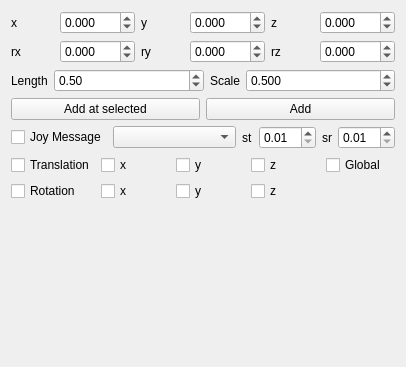
<?xml version="1.0" encoding="UTF-8"?>
<ui version="4.0">
 <class>InteractiveProbeUi</class>
 <widget class="QWidget" name="InteractiveProbeUi">
  <property name="geometry">
   <rect>
    <x>0</x>
    <y>0</y>
    <width>406</width>
    <height>367</height>
   </rect>
  </property>
  <property name="sizePolicy">
   <sizepolicy hsizetype="Minimum" vsizetype="Preferred">
    <horstretch>0</horstretch>
    <verstretch>0</verstretch>
   </sizepolicy>
  </property>
  <property name="windowTitle">
   <string>Interactive Probe</string>
  </property>
  <layout class="QVBoxLayout" name="verticalLayout">
   <item>
    <layout class="QHBoxLayout" name="horizontalLayout_2">
     <item>
      <layout class="QGridLayout" name="gridLayout">
       <item row="0" column="2">
        <widget class="QLabel" name="label_7">
         <property name="text">
          <string>y</string>
         </property>
        </widget>
       </item>
       <item row="0" column="0">
        <widget class="QLabel" name="label">
         <property name="text">
          <string>x</string>
         </property>
        </widget>
       </item>
       <item row="0" column="1">
        <widget class="QDoubleSpinBox" name="x_spin_box">
         <property name="sizePolicy">
          <sizepolicy hsizetype="Minimum" vsizetype="Fixed">
           <horstretch>0</horstretch>
           <verstretch>0</verstretch>
          </sizepolicy>
         </property>
         <property name="layoutDirection">
          <enum>Qt::LeftToRight</enum>
         </property>
         <property name="decimals">
          <number>3</number>
         </property>
         <property name="minimum">
          <double>-100.000000000000000</double>
         </property>
         <property name="maximum">
          <double>100.000000000000000</double>
         </property>
         <property name="singleStep">
          <double>0.010000000000000</double>
         </property>
        </widget>
       </item>
       <item row="0" column="3">
        <widget class="QDoubleSpinBox" name="y_spin_box">
         <property name="sizePolicy">
          <sizepolicy hsizetype="Minimum" vsizetype="Fixed">
           <horstretch>0</horstretch>
           <verstretch>0</verstretch>
          </sizepolicy>
         </property>
         <property name="layoutDirection">
          <enum>Qt::LeftToRight</enum>
         </property>
         <property name="decimals">
          <number>3</number>
         </property>
         <property name="minimum">
          <double>-100.000000000000000</double>
         </property>
         <property name="maximum">
          <double>100.000000000000000</double>
         </property>
         <property name="singleStep">
          <double>0.010000000000000</double>
         </property>
        </widget>
       </item>
       <item row="0" column="4">
        <widget class="QLabel" name="label_8">
         <property name="text">
          <string>z</string>
         </property>
        </widget>
       </item>
       <item row="0" column="5">
        <widget class="QDoubleSpinBox" name="z_spin_box">
         <property name="sizePolicy">
          <sizepolicy hsizetype="Minimum" vsizetype="Fixed">
           <horstretch>0</horstretch>
           <verstretch>0</verstretch>
          </sizepolicy>
         </property>
         <property name="layoutDirection">
          <enum>Qt::LeftToRight</enum>
         </property>
         <property name="decimals">
          <number>3</number>
         </property>
         <property name="minimum">
          <double>-100.000000000000000</double>
         </property>
         <property name="maximum">
          <double>100.000000000000000</double>
         </property>
         <property name="singleStep">
          <double>0.010000000000000</double>
         </property>
        </widget>
       </item>
       <item row="1" column="0">
        <widget class="QLabel" name="label_9">
         <property name="text">
          <string>rx</string>
         </property>
        </widget>
       </item>
       <item row="1" column="1">
        <widget class="QDoubleSpinBox" name="rx_spin_box">
         <property name="sizePolicy">
          <sizepolicy hsizetype="Minimum" vsizetype="Fixed">
           <horstretch>0</horstretch>
           <verstretch>0</verstretch>
          </sizepolicy>
         </property>
         <property name="layoutDirection">
          <enum>Qt::LeftToRight</enum>
         </property>
         <property name="decimals">
          <number>3</number>
         </property>
         <property name="minimum">
          <double>-100.000000000000000</double>
         </property>
         <property name="maximum">
          <double>100.000000000000000</double>
         </property>
         <property name="singleStep">
          <double>0.010000000000000</double>
         </property>
        </widget>
       </item>
       <item row="1" column="2">
        <widget class="QLabel" name="label_10">
         <property name="text">
          <string>ry</string>
         </property>
        </widget>
       </item>
       <item row="1" column="3">
        <widget class="QDoubleSpinBox" name="ry_spin_box">
         <property name="sizePolicy">
          <sizepolicy hsizetype="Minimum" vsizetype="Fixed">
           <horstretch>0</horstretch>
           <verstretch>0</verstretch>
          </sizepolicy>
         </property>
         <property name="layoutDirection">
          <enum>Qt::LeftToRight</enum>
         </property>
         <property name="decimals">
          <number>3</number>
         </property>
         <property name="minimum">
          <double>-100.000000000000000</double>
         </property>
         <property name="maximum">
          <double>100.000000000000000</double>
         </property>
         <property name="singleStep">
          <double>0.010000000000000</double>
         </property>
        </widget>
       </item>
       <item row="1" column="4">
        <widget class="QLabel" name="label_11">
         <property name="text">
          <string>rz</string>
         </property>
        </widget>
       </item>
       <item row="1" column="5">
        <widget class="QDoubleSpinBox" name="rz_spin_box">
         <property name="sizePolicy">
          <sizepolicy hsizetype="Minimum" vsizetype="Fixed">
           <horstretch>0</horstretch>
           <verstretch>0</verstretch>
          </sizepolicy>
         </property>
         <property name="layoutDirection">
          <enum>Qt::LeftToRight</enum>
         </property>
         <property name="decimals">
          <number>3</number>
         </property>
         <property name="minimum">
          <double>-100.000000000000000</double>
         </property>
         <property name="maximum">
          <double>100.000000000000000</double>
         </property>
         <property name="singleStep">
          <double>0.010000000000000</double>
         </property>
        </widget>
       </item>
      </layout>
     </item>
    </layout>
   </item>
   <item>
    <layout class="QHBoxLayout" name="horizontalLayout">
     <item>
      <widget class="QLabel" name="label_2">
       <property name="text">
        <string>Length</string>
       </property>
      </widget>
     </item>
     <item>
      <widget class="QDoubleSpinBox" name="length_spin_box">
       <property name="sizePolicy">
        <sizepolicy hsizetype="Expanding" vsizetype="Fixed">
         <horstretch>0</horstretch>
         <verstretch>0</verstretch>
        </sizepolicy>
       </property>
       <property name="decimals">
        <number>2</number>
       </property>
       <property name="minimum">
        <double>0.010000000000000</double>
       </property>
       <property name="singleStep">
        <double>0.010000000000000</double>
       </property>
       <property name="value">
        <double>0.500000000000000</double>
       </property>
      </widget>
     </item>
     <item>
      <widget class="QLabel" name="label_12">
       <property name="text">
        <string>Scale</string>
       </property>
      </widget>
     </item>
     <item>
      <widget class="QDoubleSpinBox" name="scale_spin_box">
       <property name="sizePolicy">
        <sizepolicy hsizetype="Expanding" vsizetype="Fixed">
         <horstretch>0</horstretch>
         <verstretch>0</verstretch>
        </sizepolicy>
       </property>
       <property name="layoutDirection">
        <enum>Qt::LeftToRight</enum>
       </property>
       <property name="decimals">
        <number>3</number>
       </property>
       <property name="minimum">
        <double>0.010000000000000</double>
       </property>
       <property name="maximum">
        <double>10.000000000000000</double>
       </property>
       <property name="singleStep">
        <double>0.010000000000000</double>
       </property>
       <property name="value">
        <double>0.500000000000000</double>
       </property>
      </widget>
     </item>
    </layout>
   </item>
   <item>
    <layout class="QHBoxLayout" name="horizontalLayout_3">
     <item>
      <widget class="QPushButton" name="add_at_selected_button">
       <property name="text">
        <string>Add at selected</string>
       </property>
      </widget>
     </item>
     <item>
      <widget class="QPushButton" name="add_marker_button">
       <property name="text">
        <string>Add</string>
       </property>
      </widget>
     </item>
    </layout>
   </item>
   <item>
    <layout class="QHBoxLayout" name="horizontalLayout_4">
     <item>
      <widget class="QCheckBox" name="joy_topic_check_box">
       <property name="text">
        <string>Joy Message</string>
       </property>
      </widget>
     </item>
     <item>
      <widget class="QComboBox" name="joy0_select_combo_box">
       <property name="sizePolicy">
        <sizepolicy hsizetype="Expanding" vsizetype="Fixed">
         <horstretch>0</horstretch>
         <verstretch>0</verstretch>
        </sizepolicy>
       </property>
      </widget>
     </item>
     <item>
      <widget class="QLabel" name="label_3">
       <property name="text">
        <string>st</string>
       </property>
      </widget>
     </item>
     <item>
      <widget class="QDoubleSpinBox" name="joy_translation_scaling_spin_box">
       <property name="minimum">
        <double>0.010000000000000</double>
       </property>
      </widget>
     </item>
     <item>
      <widget class="QLabel" name="label_4">
       <property name="text">
        <string>sr</string>
       </property>
      </widget>
     </item>
     <item>
      <widget class="QDoubleSpinBox" name="joy_rotation_scaling_spin_box">
       <property name="minimum">
        <double>0.010000000000000</double>
       </property>
      </widget>
     </item>
    </layout>
   </item>
   <item>
    <layout class="QGridLayout" name="gridLayout_2">
     <item row="0" column="2">
      <widget class="QCheckBox" name="enable_ty">
       <property name="text">
        <string>y</string>
       </property>
      </widget>
     </item>
     <item row="0" column="0">
      <widget class="QCheckBox" name="enable_translation">
       <property name="text">
        <string>Translation</string>
       </property>
      </widget>
     </item>
     <item row="1" column="0">
      <widget class="QCheckBox" name="enable_rotation">
       <property name="text">
        <string>Rotation</string>
       </property>
      </widget>
     </item>
     <item row="0" column="1">
      <widget class="QCheckBox" name="enable_tx">
       <property name="text">
        <string>x</string>
       </property>
      </widget>
     </item>
     <item row="1" column="3">
      <widget class="QCheckBox" name="enable_rz">
       <property name="text">
        <string>z</string>
       </property>
      </widget>
     </item>
     <item row="0" column="3">
      <widget class="QCheckBox" name="enable_tz">
       <property name="text">
        <string>z</string>
       </property>
      </widget>
     </item>
     <item row="1" column="2">
      <widget class="QCheckBox" name="enable_ry">
       <property name="text">
        <string>y</string>
       </property>
      </widget>
     </item>
     <item row="1" column="1">
      <widget class="QCheckBox" name="enable_rx">
       <property name="text">
        <string>x</string>
       </property>
      </widget>
     </item>
     <item row="0" column="4">
      <widget class="QCheckBox" name="enable_translation_global">
       <property name="text">
        <string>Global</string>
       </property>
      </widget>
     </item>
    </layout>
   </item>
   <item>
    <spacer name="verticalSpacer">
     <property name="orientation">
      <enum>Qt::Vertical</enum>
     </property>
     <property name="sizeHint" stdset="0">
      <size>
       <width>20</width>
       <height>113</height>
      </size>
     </property>
    </spacer>
   </item>
  </layout>
  <zorder></zorder>
  <zorder>joy_topic_check_box</zorder>
  <zorder>joy0_select_combo_box</zorder>
  <zorder>joy_translation_scaling_spin_box</zorder>
  <zorder>joy_rotation_scaling_spin_box</zorder>
  <zorder>label_3</zorder>
  <zorder>label_4</zorder>
  <zorder>enable_translation</zorder>
  <zorder>enable_tx</zorder>
  <zorder>enable_ty</zorder>
  <zorder>enable_tz</zorder>
  <zorder>enable_ry</zorder>
  <zorder>enable_rx</zorder>
  <zorder>enable_rotation</zorder>
  <zorder>enable_rz</zorder>
  <zorder>verticalSpacer</zorder>
  <zorder></zorder>
 </widget>
 <resources/>
 <connections/>
</ui>
